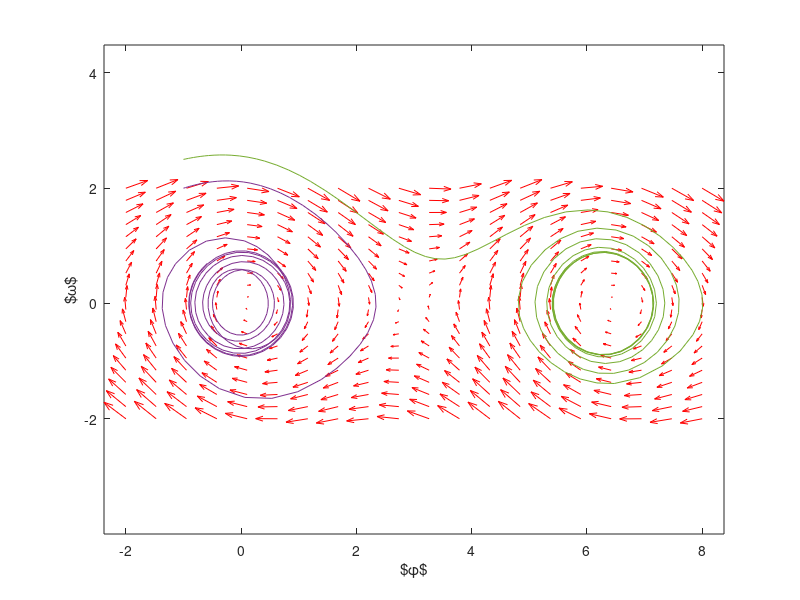

This figure's MATLAB source: (Note: this script raises an error after producing the figure.)
clear all
close all
clc

f = @(t,Y) [Y(2); -sin(Y(1)) - 0.2*Y(2) + 0.2*cos(t)];

y1 = linspace(-2,8,20);
y2 = linspace(-2,2,20);

% creates two matrices one for all the x-values on the grid, and one for
% all the y-values on the grid. Note that x and y are matrices of the same
% size and shape, in this case 20 rows and 20 columns
[x,y] = meshgrid(y1,y2);
%size(x)
%size(y)

u = zeros(size(x));
v = zeros(size(x));

% we can use a single loop over each element to compute the derivatives at
% each point (y1, y2)
t=0; % we want the derivatives at each point at t=0, i.e. the starting time
for i = 1:numel(x)
    Yprime = f(t,[x(i); y(i)]);
    u(i) = Yprime(1);
    v(i) = Yprime(2);
end

quiver(x,y,u,v,'r'); figure(gcf)
xlabel('$\phi$')
ylabel('$\omega$')
axis tight equal;

y20 = [-1 -1; 2 2.5];
s = size(y20);
s = s(2);
hold on
for i = 1:s
    [ts,ys] = ode45(f,[0,50],[y20(1,i);y20(2,i)]);
    plot(ys(:,1),ys(:,2))
    %plot(ys(1,1),ys(1,2),'bo') % starting point
    %plot(ys(end,1),ys(end,2),'ks') % ending point
end
hold off

set(gcf, 'Position', [1 1 400 260])
matlabfrag('penddriv1')